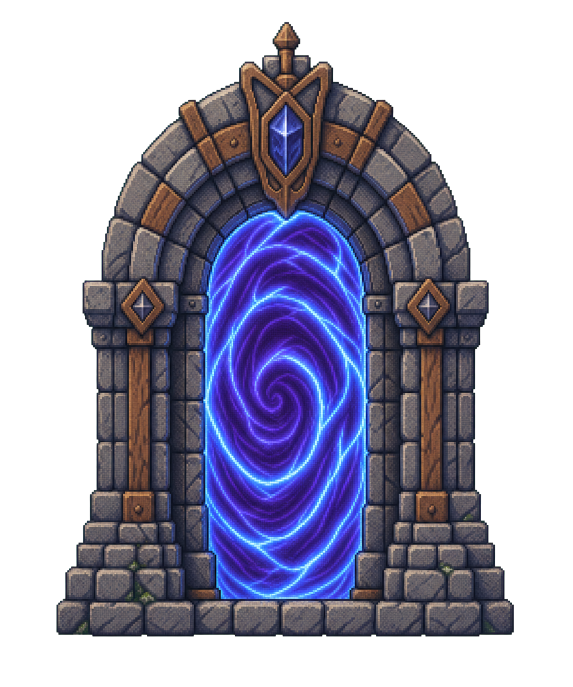
#> input picture design/figma/town/b2_front_style_candidates/battle_portal_base_v2.png, 1145 x 1373 px, given in place of material_yard_front_style_b2.png, which was not available (shown at 1/2 size)
$ python build_figma_plugin.py
#> lines starting #> are read from the running program, lines starting #| are printed output that depends on the picture; pictures that were not available may be replaced by others from this repository, and a replacement may not be noted
#!/usr/bin/env python3
"""Build the cross-platform Town Figma plugin with embedded local assets."""

from __future__ import annotations

import base64
import io
import json
from pathlib import Path

from PIL import Image


PLUGIN_DIR = Path(__file__).resolve().parent
TOWN_DIR = PLUGIN_DIR.parent
ROOT = TOWN_DIR.parents[2]
VECTOR_DIR = TOWN_DIR / "vector_sources"
B2_DIR = TOWN_DIR / "b2_front_style_candidates"
B2_REFERENCE = (
	ROOT / "concept/town/main_horizontal_concept/town_style_direction_a_locked.png"
)
BASE_MAP_PREVIEW = (
	ROOT / "output/playwright/town_objects/town_modular_reconstructed_map.png"
)
TEMPLATE_PATH = PLUGIN_DIR / "code.template.js"
OUTPUT_PATH = PLUGIN_DIR / "code.js"
B2_REVIEW_STEMS = [
	"material_yard_front_style_b2",
	"player_forge_front_style_b2",
	"town_hall_front_style_base_v3",
	"sword_soul_shop_front_style_base_v3",
	"equipment_blueprint_shop_front_style_base_v3",
	"far_east_residence_front_style_base_v3",
	"eternal_forge_monument_base_v5",
	"battle_portal_base_v5",
]


def _base64_review_png(path: Path, max_size: tuple[int, int]) -> str:
#> called with max_size = (760, 760)
	image = Image.open(path).convert("RGBA")
#> image is the input picture: PIL image 1145x1373 RGBA; mean R, G, B, A 40.3, 38.4, 59.5, 132.4
	image.thumbnail(max_size, Image.Resampling.LANCZOS)
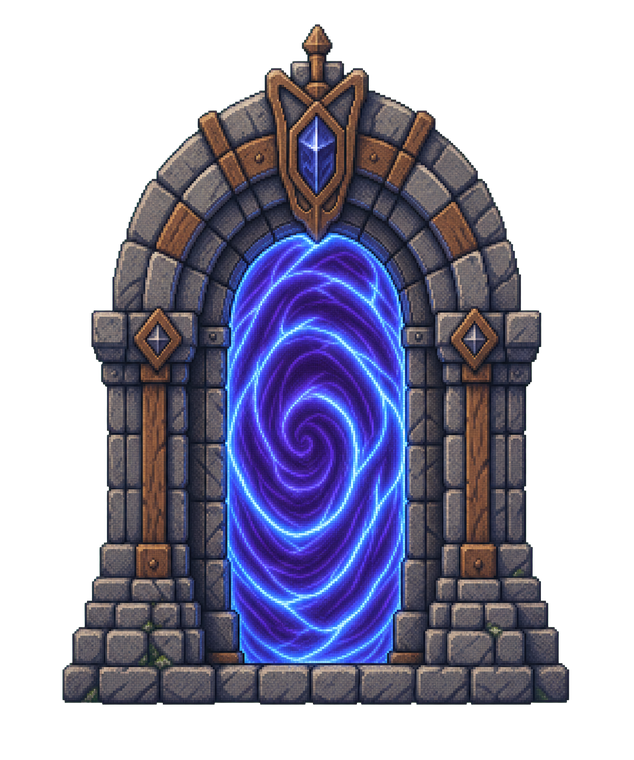
#> image: PIL image 634x760 RGBA; mean R, G, B, A 40.4, 38.6, 59.6, 132.4; transparent parts drawn white
	buffer = io.BytesIO()
	image.save(buffer, "PNG", optimize=True)
	return base64.b64encode(buffer.getvalue()).decode("ascii")


def _base64_review_jpeg(
	path: Path,
	max_size: tuple[int, int],
	quality: int,
) -> str:
	image = Image.open(path).convert("RGB")
	image.thumbnail(max_size, Image.Resampling.LANCZOS)
	buffer = io.BytesIO()
	image.save(buffer, "JPEG", quality=quality, optimize=True, progressive=True)
	return base64.b64encode(buffer.getvalue()).decode("ascii")


def main() -> None:
	svg_assets = {
		path.stem: path.read_text(encoding="utf-8")
		for path in sorted(VECTOR_DIR.glob("*.svg"))
	}
	reference_assets = {
		path.stem: _base64_review_jpeg(path, (1400, 800), 82)
		for path in sorted(TOWN_DIR.glob("*.png"))
	}
	b2_assets = {
		stem: _base64_review_png(B2_DIR / f"{stem}.png", (760, 760))
		for stem in B2_REVIEW_STEMS
	}
#> call 2 of _base64_review_png, with max_size = (760, 760)
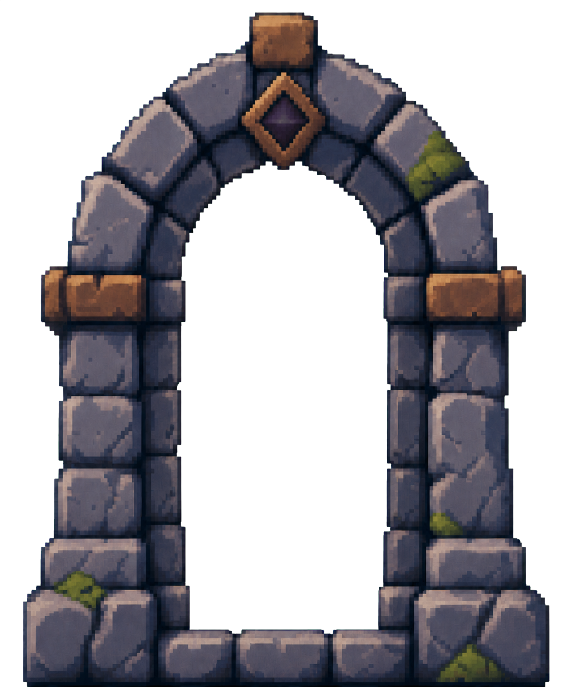
#> input picture design/figma/town/b2_front_style_candidates/battle_portal_base_v5.png, 1145 x 1373 px, given in place of player_forge_front_style_b2.png, which was not available (shown at 1/2 size)
#> in _base64_review_png, image is the input picture: PIL image 1145x1373 RGBA; mean R, G, B, A 34.9, 33, 37.7, 120.7
#> in _base64_review_png (call 2), `image.thumbnail(max_size, Image.Resampling.LANCZOS)`:
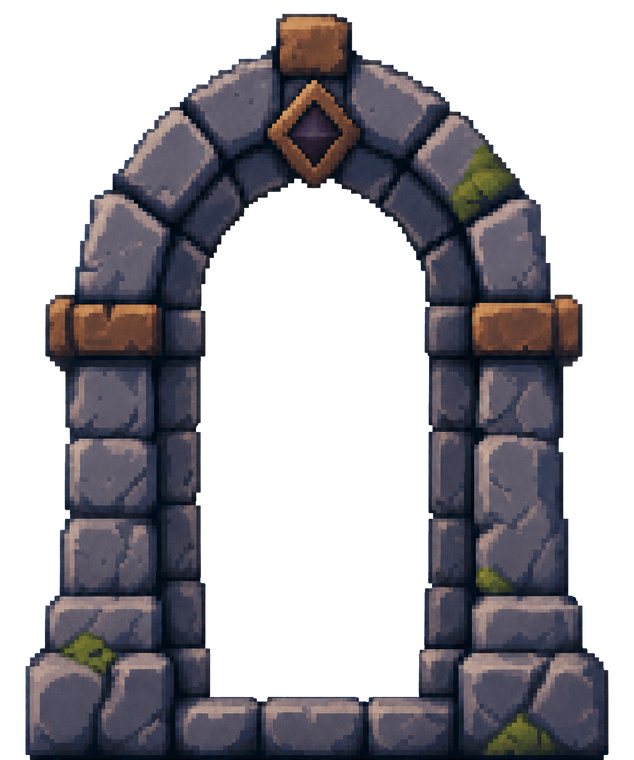
#> image: PIL image 634x760 RGBA; mean R, G, B, A 35, 33.3, 38.1, 120.7; transparent parts drawn white
	if len(b2_assets) != 8:
		raise ValueError(f"Expected 8 Town B2 candidates, found {len(b2_assets)}")
	if not B2_REFERENCE.exists():
		raise FileNotFoundError(f"Missing locked Town reference: {B2_REFERENCE}")
	if not BASE_MAP_PREVIEW.exists():
		raise FileNotFoundError(
			"Build the Town Base map preview before the Figma plugin: "
			f"{BASE_MAP_PREVIEW}"
		)
	b2_reference = _base64_review_jpeg(B2_REFERENCE, (1800, 900), 86)
	base_map_preview = _base64_review_png(BASE_MAP_PREVIEW, (1942, 809))

	result = TEMPLATE_PATH.read_text(encoding="utf-8")
	result = result.replace(
		"__TOWN_SVG_ASSETS__",
		json.dumps(svg_assets, ensure_ascii=False, separators=(",", ":")),
	)
	result = result.replace(
		"__TOWN_REFERENCE_ASSETS__",
		json.dumps(reference_assets, separators=(",", ":")),
	)
	result = result.replace(
		"__TOWN_B2_REVIEW_ASSETS__",
		json.dumps(b2_assets, separators=(",", ":")),
	)
	result = result.replace(
		"__TOWN_B2_REFERENCE_ASSET__",
		json.dumps(b2_reference),
	)
	result = result.replace(
		"__TOWN_BASE_MAP_PREVIEW__",
		json.dumps(base_map_preview),
	)
	OUTPUT_PATH.write_text(result, encoding="utf-8")
	print(f"Built {OUTPUT_PATH}")
	print(f"Vector sources: {len(svg_assets)}")
	print(f"Raster references: {len(reference_assets)}")
	print(f"B2 review assets: {len(b2_assets)}")


if __name__ == "__main__":
#> (the run stopped early here; a loop or call above may not have finished)
